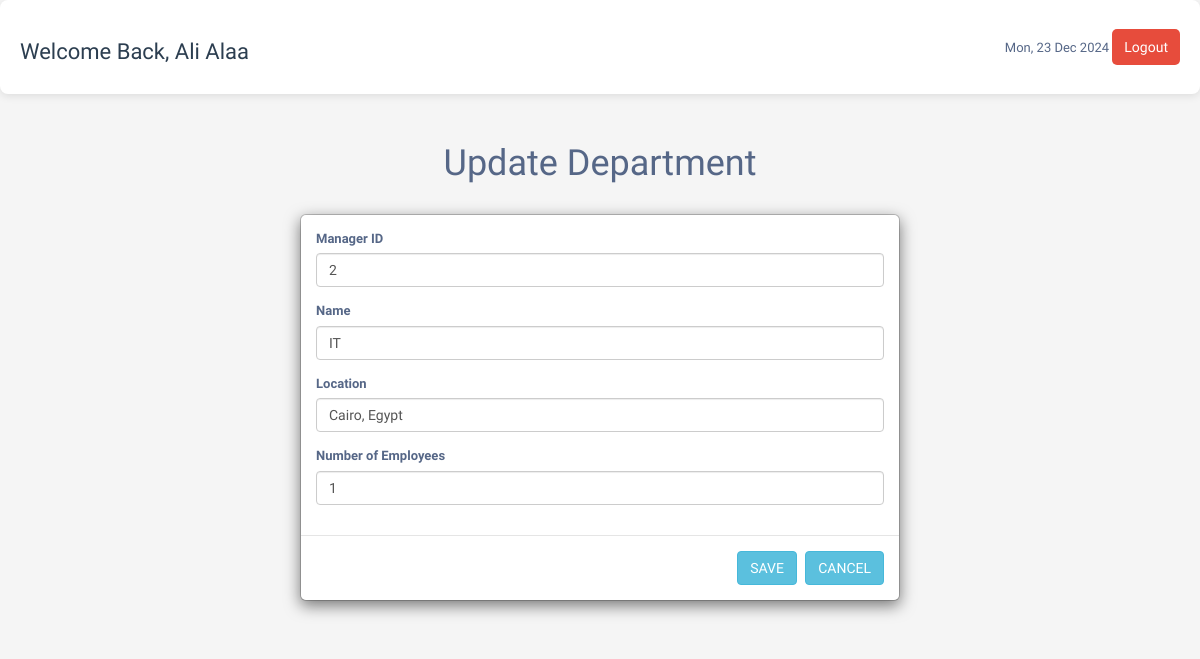
Page /Codes/update_dep.php?id=1 (signed in) on the committed database.
### tables this page shows
CREATE TABLE `department` (
  `department_id` int(11) NOT NULL,
  `manager_id` int(11) DEFAULT NULL,
  `name` varchar(225) NOT NULL,
  `location` varchar(225) NOT NULL,
  `emps_number` int(12) NOT NULL
);

### Codes/update_dep.php (the view, shortened to what this page needs)
<?php
$user_name = $_SESSION['user_name'];
?>
<?php include("config.php");
if (isset($_GET['id'])) {
    $id = $_GET['id'];
    $query = "
            SELECT
            *
        FROM
            department
        WHERE
            department.department_id =  '$id'
        ";
    $stmt = $database->prepare($query);
    $stmt->execute();
    $result = $stmt->fetch(PDO::FETCH_ASSOC);
}
?>
<!DOCTYPE html>
<html lang="en">
<head>
    <link rel="stylesheet" href="dashboard.css">
    <link rel="stylesheet" href="https://maxcdn.bootstrapcdn.com/font-awesome/4.7.0/css/font-awesome.min.css">
    <link rel="stylesheet" href="https://maxcdn.bootstrapcdn.com/bootstrap/3.3.7/css/bootstrap.min.css">
</head>
<body>
    <div class="header">
        <h3>Welcome Back, <?php echo $user_name; ?></h3>
        <div>
            <span id="currentDate"></span>
            <button class="btn-signout ms-3" onclick="logout()">Logout</button>
        </div>
    </div>
    <div class="container">
        <div class=" text-center mt-5 ">
            <h1>Update Department</h1>
        </div>
        <div class="modal-dialog">
            <div class="modal-content">
                <form method="post" action="update_dep.php?id=<?php echo $id; ?>">
                    <div class="modal-body">
                        <div class="form-group">
                            <label>Manager ID</label>
                            <input type="number" class="form-control" name="manager_id"
                                value="<?php echo htmlspecialchars($result['manager_id']); ?>">
                        </div>
                        <div class="form-group">
                            <label>Name</label>
                            <input type="text" class="form-control" name="name"
                                value="<?php echo htmlspecialchars($result['name']); ?>">
                        </div>
                        <div class="form-group">
                            <label>Location</label>
                            <input type="text" class="form-control" name="location"
                                value="<?php echo htmlspecialchars($result['location']); ?>">
                        </div>
                        <div class="form-group">
                            <label>Number of Employees</label>
                            <input type="number" class="form-control" name="emps_number"
                                value="<?php echo htmlspecialchars($result['emps_number']); ?>" min="0" step="0.01">
                        </div>
                    </div>
                    <div class="modal-footer">
                        <input type="submit" class="btn btn-info" name="save" value="SAVE">
                        <input action="depcrud.php" type="submit" class="btn btn-info" name="save" value="CANCEL">
                    </div>
                </form>
            </div>
        </div>
    </div>
</body>
</html>

### Codes/dashboard.css (style rules this page uses)
body { font-family: "Arial", sans-serif; background-color: #f4f6f9; color: #333; }
.header { display: flex; justify-content: space-between; align-items: center; background-color: #fff; padding: 20px; border-radius: 8px; box-shadow: 0px 2px 8px rgba(0, 0, 0, 0.1); margin-bottom: 30px; }
.header h3 { font-size: 22px; color: #2c3e50; }
.header .btn-signout { background-color: #e74c3c; color: white; border-radius: 5px; font-size: 14px; padding: 8px 12px; border: none; cursor: pointer; transition: background-color 0.3s ease; }

### Codes/update_dep.php (style rules this page uses)
body { color: #566787; background: #f5f5f5; font-family: 'Varela Round', sans-serif; font-size: 13px; }

### rows in the picture
department: manager_id "2", name "IT", location "Cairo, Egypt", emps_number "1"

### other values in the picture
$user_name "Ali Alaa"
